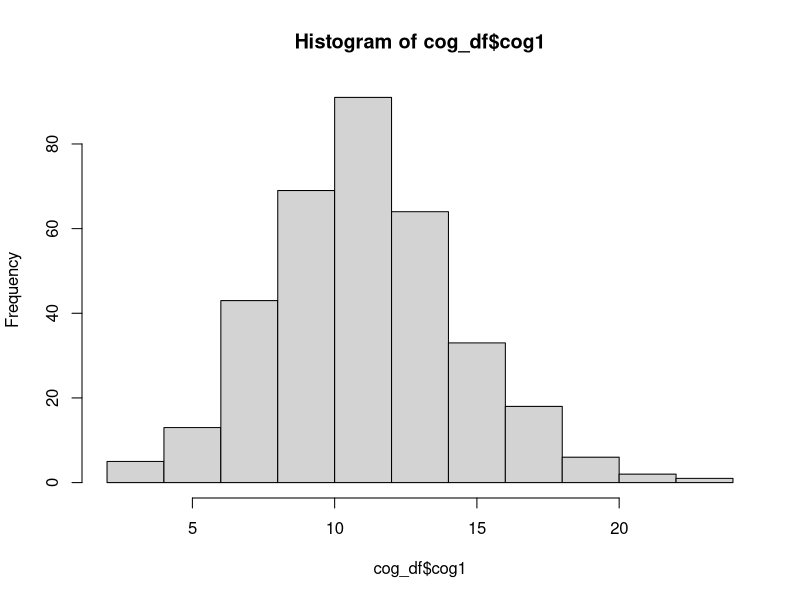
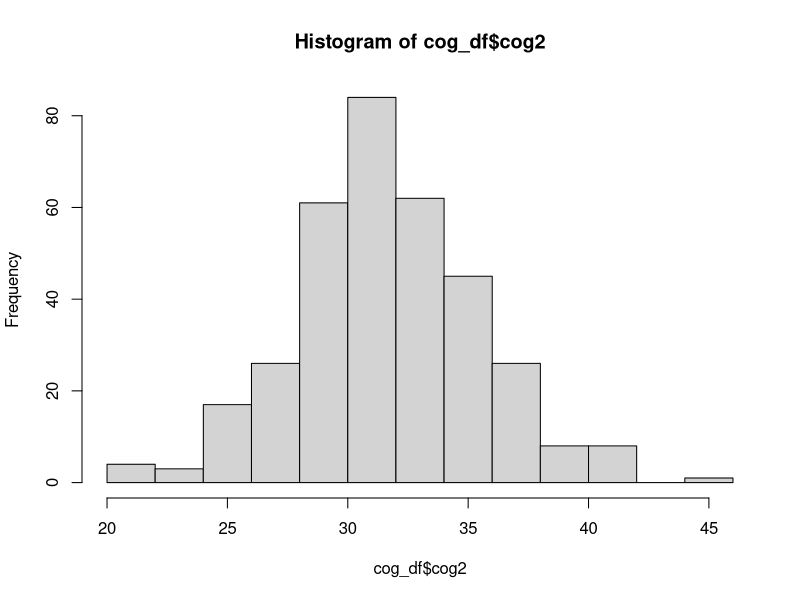
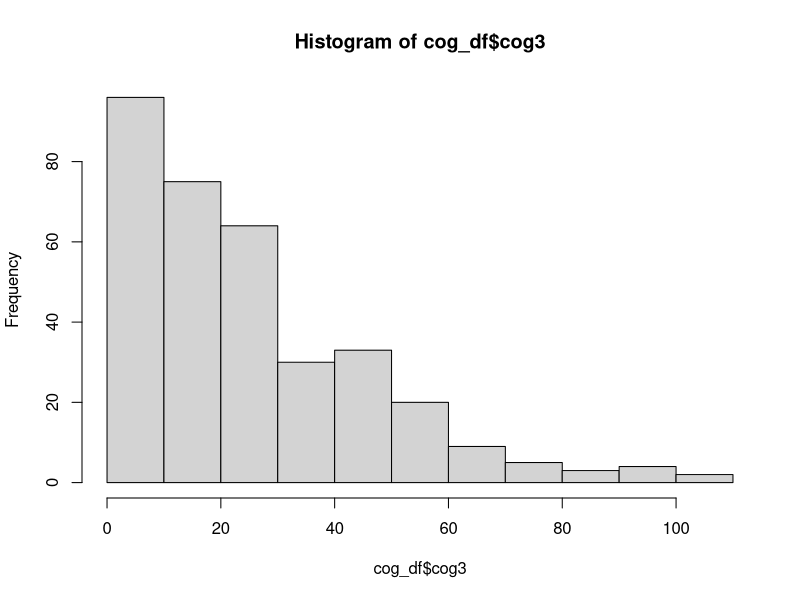
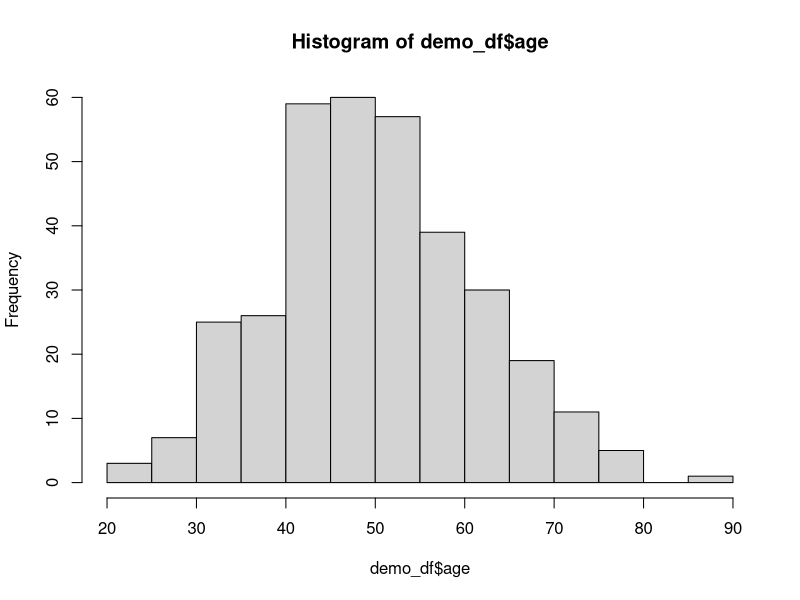
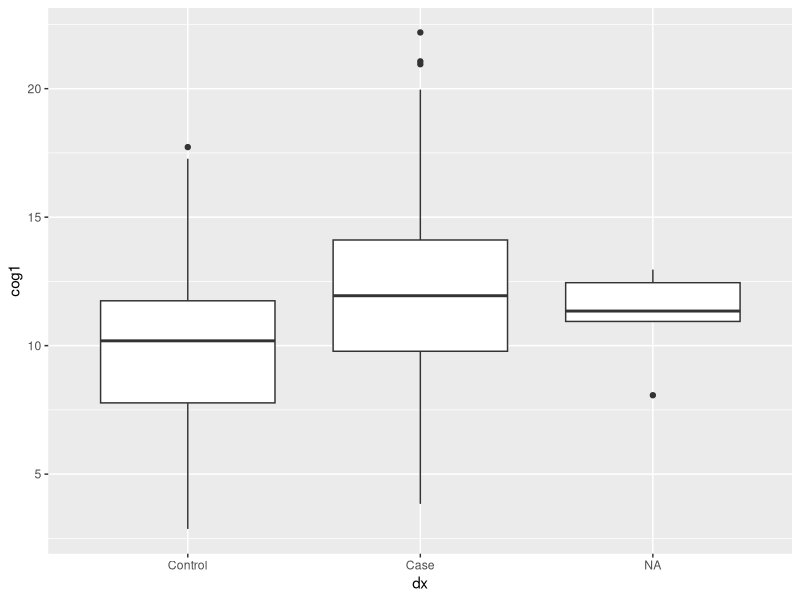

The R source for these figures, in order:
## ---- chunk 1
library(readr)

demo_df <- read_csv("data/messy_demographic.csv")
cog_df <- read_csv("data/messy_cognitive.csv")
## ---- chunk 2
head(demo_df)
## ---- chunk 3
tail(cog_df)
## ---- chunk 4
names(demo_df)
## ---- chunk 5
ls(demo_df)
## ---- chunk 6
summary(demo_df)
summary(cog_df)
## ---- chunk 7
demo_df[demo_df==""] <- NA
demo_df[demo_df=="missing"] <- NA
demo_df[demo_df=="9999"] <- NA
## ---- chunk 8
demo_df$age <- as.numeric(as.character(demo_df$age))
demo_df$ethnicity <- factor(demo_df$ethnicity,levels=c("Cauc","AA","As","In","Other"))
demo_df$sex <- factor(demo_df$sex, levels=c(0,1), labels=c("Male","Female"))
demo_df$dx <- factor(demo_df$dx, levels=c(0,1), labels=c("Control","Case"))
## ---- chunk 9
cog_df[cog_df==""] <- NA
cog_df[cog_df=="missing"] <- NA
cog_df[cog_df=="9999"] <- NA
## ---- chunk 10
cog_df$cog1 <- as.numeric(as.character(cog_df$cog1))
cog_df$cog2 <- as.numeric(as.character(cog_df$cog2))
cog_df$cog3 <- as.numeric(as.character(cog_df$cog3))
## ---- chunk 11
library(stringr)
cog_df$subject_ID <- str_replace(cog_df$subID,"subject","SUB_")
## ---- chunk 12
library(dplyr)
alldata <- inner_join(demo_df,cog_df,by="subject_ID")
## ---- chunk 13
hist(cog_df$cog1)
hist(cog_df$cog2)
hist(cog_df$cog3)
hist(demo_df$age)
## ---- chunk 14
ftable(data=alldata,dx~sex)
## ---- chunk 15
dxXsex_table <- ftable(data=alldata,dx~sex)
## ---- chunk 16
chisq.test(dxXsex_table)
## ---- chunk 17
fisher.test(dxXsex_table)
## ---- chunk 18
table(alldata[ ,c("dx","sex")])
## ---- chunk 19
t.test(cog1 ~ dx, data=alldata)

library(ggplot2)

ggplot(alldata, aes(x=dx, y=cog1)) + geom_boxplot()
